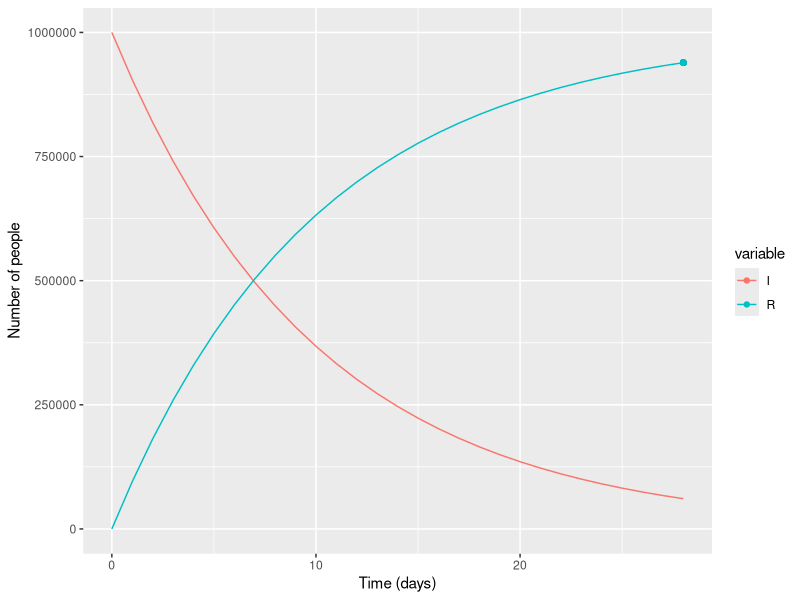
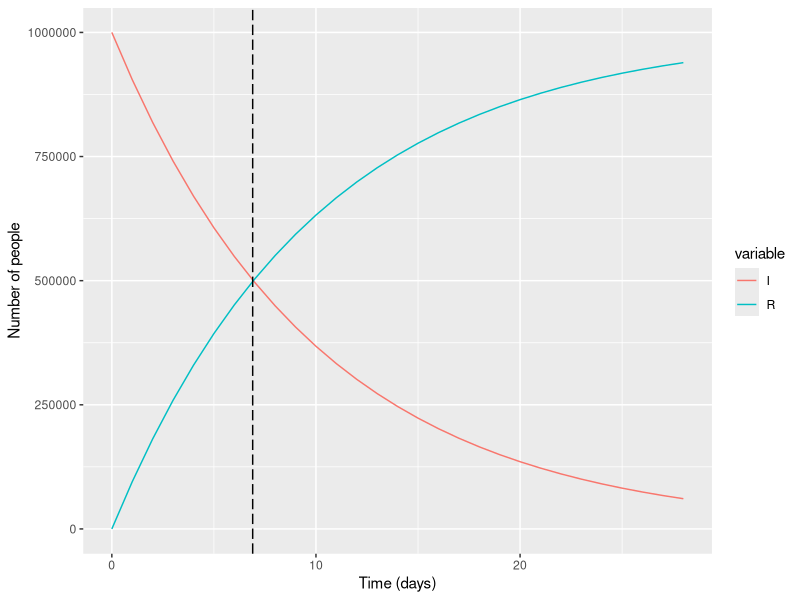
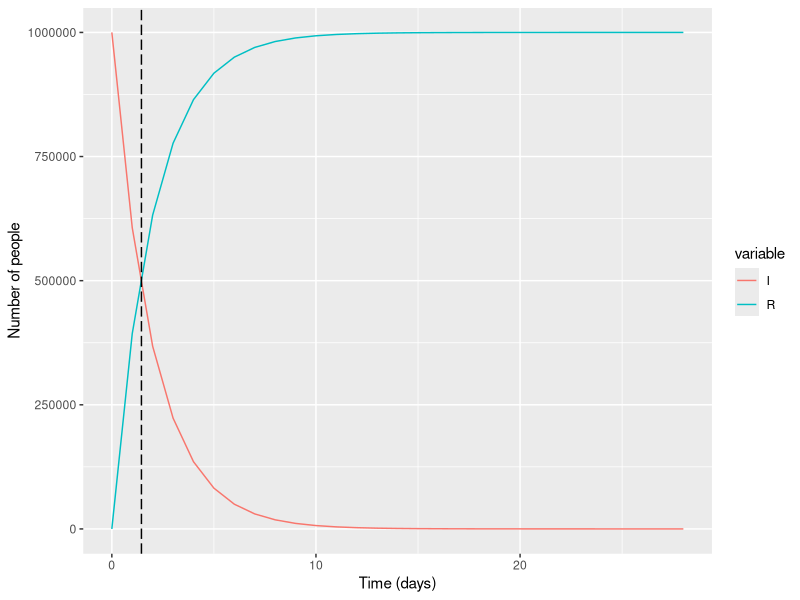
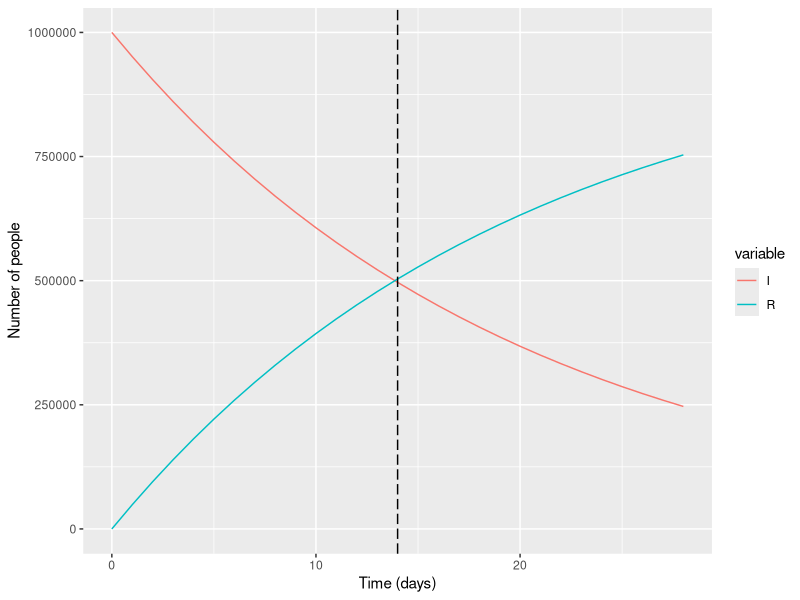

Write the R code that produced these figures, in order.
## ---- chunk 1
library(deSolve) # to solve the model
library(reshape2) # change the shape of the model output
library(ggplot2) # to provide detailed plotting
## ---- chunk 2
initial_number_infected <- 1000000

initial_number_recovered <- 0

recovery_rate <- 0.1 # the rate of recovery gamma, in units of days^-1, so in this case, 10^-1

follow_up_duration <- 28 # the duration to run the model for in days, so 7 days times 4 weeks
## ---- chunk 3
# the initial state values are stored as a vector and each value is assigned a name
initial_state_values <- c(I = initial_number_infected,
                          R = initial_number_recovered)

# parameters are stored as a vector with names and values
parameters <- c(gamma = recovery_rate) # we only have one parameter, gamma
## ---- chunk 4
times <- seq(from = 0, to = follow_up_duration, by = 1)
## ---- chunk 5
cohort_model <- function(time, state, parameters) { 
  
    with(as.list(c(state, parameters)), {
      
      dI <- (-1) * gamma * I
      dR <- gamma * I
      
      return(list(c(dI, dR)))
    })
}
## ---- chunk 6
output <- as.data.frame(ode(y = initial_state_values, 
                            times = times, 
                            func = cohort_model,
                            parms = parameters))

head(output)
## ---- chunk 7
output_long <- melt(as.data.frame(output), id = "time") # we turn this dataset into a long format, 
                                                  # so that the number in each compartment at each timestep are all in the same column

ggplot(data = output_long,
       aes(x = time, y = value, group=variable, color=variable)) +
  geom_line() +
  xlab("Time (days)") +
  ylab("Number of people") +
  geom_point(aes(x = 28, y = 939189.94))
## ---- chunk 8
total_recovered <- as.numeric(output_long[output_long['variable'] == 'R' & output_long['time'] == '28'][3])
total_recovered
proportion <- total_recovered/1000000
proportion
## ---- chunk 9
ggplot(data = output_long,
       aes(x = time, y = value, group=variable, color=variable)) +
  geom_line() +
  xlab("Time (days)") +
  ylab("Number of people") +
  geom_vline(xintercept = 6.9, linetype= "longdash")
## ---- chunk 10
parameters2 <- c(gamma = 0.5)
output2 <- as.data.frame(ode(y = initial_state_values, 
                            times = times, 
                            func = cohort_model,
                            parms = parameters2))

output_long2 <- melt(as.data.frame(output2), id = "time") # we turn this dataset into a long format, so that the number in each compartment at each timestep are all in the same column

ggplot(data = output_long2,
       aes(x = time, y = value, group=variable, color=variable)) +
  geom_line() +
  xlab("Time (days)") +
  ylab("Number of people") + 
  geom_vline(xintercept=1.45, linetype= "longdash")
## ---- chunk 11
parameters20 <- c(gamma = 0.05)
output20 <- as.data.frame(ode(y = initial_state_values, 
                            times = times, 
                            func = cohort_model,
                            parms = parameters20))

output_long20 <- melt(as.data.frame(output20), id = "time") # we turn this dataset into a long format, so that the number in each compartment at each timestep are all in the same column

ggplot(data = output_long20,
       aes(x = time, y = value, group=variable, color=variable)) +
  geom_line() +
  xlab("Time (days)") +
  ylab("Number of people") + 
  geom_vline(xintercept=14, linetype= "longdash")
